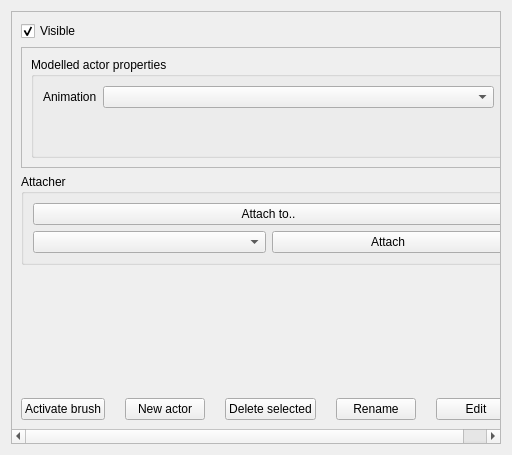
<?xml version="1.0" encoding="UTF-8"?>
<ui version="4.0">
 <class>ActorEditTool</class>
 <widget class="QDialog" name="ActorEditTool">
  <property name="geometry">
   <rect>
    <x>0</x>
    <y>0</y>
    <width>512</width>
    <height>455</height>
   </rect>
  </property>
  <property name="windowTitle">
   <string>Dialog</string>
  </property>
  <layout class="QVBoxLayout" name="verticalLayout">
   <item>
    <widget class="QScrollArea" name="scrollArea">
     <property name="widgetResizable">
      <bool>true</bool>
     </property>
     <widget class="QWidget" name="scrollAreaWidgetContents">
      <property name="geometry">
       <rect>
        <x>0</x>
        <y>0</y>
        <width>492</width>
        <height>435</height>
       </rect>
      </property>
      <layout class="QGridLayout" name="gridLayout_5">
       <item row="0" column="0">
        <widget class="QCheckBox" name="checkBox">
         <property name="text">
          <string>Visible</string>
         </property>
         <property name="checked">
          <bool>true</bool>
         </property>
        </widget>
       </item>
       <item row="1" column="0">
        <widget class="QStackedWidget" name="stackedWidget">
         <property name="sizePolicy">
          <sizepolicy hsizetype="Preferred" vsizetype="Preferred">
           <horstretch>1</horstretch>
           <verstretch>1</verstretch>
          </sizepolicy>
         </property>
         <property name="frameShape">
          <enum>QFrame::StyledPanel</enum>
         </property>
         <property name="currentIndex">
          <number>0</number>
         </property>
         <widget class="QWidget" name="modelledActor">
          <layout class="QGridLayout" name="gridLayout_2">
           <item row="0" column="0">
            <widget class="QGroupBox" name="groupBox">
             <property name="title">
              <string>Modelled actor properties</string>
             </property>
             <layout class="QFormLayout" name="formLayout">
              <property name="fieldGrowthPolicy">
               <enum>QFormLayout::AllNonFixedFieldsGrow</enum>
              </property>
              <item row="0" column="0">
               <widget class="QLabel" name="label_2">
                <property name="text">
                 <string>Animation</string>
                </property>
               </widget>
              </item>
              <item row="0" column="1">
               <widget class="QComboBox" name="comboBoxAnimation"/>
              </item>
             </layout>
            </widget>
           </item>
          </layout>
         </widget>
         <widget class="QWidget" name="page_2">
          <layout class="QGridLayout" name="gridLayout_3">
           <item row="0" column="0">
            <widget class="QGroupBox" name="groupBox_2">
             <property name="sizePolicy">
              <sizepolicy hsizetype="Preferred" vsizetype="Preferred">
               <horstretch>0</horstretch>
               <verstretch>1</verstretch>
              </sizepolicy>
             </property>
             <property name="title">
              <string>Particle effect properties</string>
             </property>
             <property name="flat">
              <bool>false</bool>
             </property>
             <property name="checkable">
              <bool>false</bool>
             </property>
             <layout class="QFormLayout" name="formLayout_2">
              <item row="0" column="0">
               <widget class="QPushButton" name="pushButton_4">
                <property name="text">
                 <string>Edit particle effect</string>
                </property>
               </widget>
              </item>
             </layout>
            </widget>
           </item>
          </layout>
         </widget>
         <widget class="QWidget" name="point_light">
          <layout class="QFormLayout" name="formLayout_3">
           <item row="0" column="0">
            <widget class="QLabel" name="label">
             <property name="text">
              <string>Color</string>
             </property>
            </widget>
           </item>
           <item row="0" column="1">
            <widget class="ColorEditWidget" name="lightColor" native="true"/>
           </item>
           <item row="1" column="0">
            <widget class="QLabel" name="label_3">
             <property name="text">
              <string>Ambient intensity</string>
             </property>
            </widget>
           </item>
           <item row="2" column="0">
            <widget class="QLabel" name="label_4">
             <property name="text">
              <string>Diffuse intensity</string>
             </property>
            </widget>
           </item>
           <item row="3" column="0">
            <widget class="QLabel" name="label_5">
             <property name="text">
              <string>Attenuation(C, L, Q)</string>
             </property>
            </widget>
           </item>
           <item row="3" column="1">
            <widget class="VecEditWidget" name="lightAttenuation" native="true"/>
           </item>
           <item row="2" column="1">
            <widget class="SlidedSpinboxWidget" name="lightDiffuseIntensity" native="true"/>
           </item>
           <item row="1" column="1">
            <widget class="SlidedSpinboxWidget" name="lightAmbientIntensity" native="true"/>
           </item>
          </layout>
         </widget>
         <widget class="QWidget" name="page">
          <layout class="QGridLayout" name="gridLayout">
           <item row="0" column="0">
            <widget class="QLabel" name="label_6">
             <property name="text">
              <string>Volume:</string>
             </property>
            </widget>
           </item>
           <item row="1" column="0">
            <widget class="QLabel" name="label_7">
             <property name="text">
              <string>Minimum distance:</string>
             </property>
            </widget>
           </item>
           <item row="2" column="0">
            <widget class="QLabel" name="label_8">
             <property name="text">
              <string>Attenuation:</string>
             </property>
            </widget>
           </item>
           <item row="3" column="0">
            <widget class="QLabel" name="label_9">
             <property name="text">
              <string>Pitch:</string>
             </property>
            </widget>
           </item>
           <item row="0" column="1">
            <widget class="SlidedSpinboxWidget" name="volume" native="true"/>
           </item>
           <item row="1" column="1">
            <widget class="SlidedSpinboxWidget" name="minDistance" native="true"/>
           </item>
           <item row="2" column="1">
            <widget class="SlidedSpinboxWidget" name="attenuation" native="true"/>
           </item>
           <item row="3" column="1">
            <widget class="SlidedSpinboxWidget" name="pitch" native="true"/>
           </item>
          </layout>
         </widget>
        </widget>
       </item>
       <item row="2" column="0">
        <widget class="QGroupBox" name="groupBox_3">
         <property name="title">
          <string>Attacher</string>
         </property>
         <layout class="QGridLayout" name="gridLayout_4">
          <item row="1" column="1">
           <widget class="QPushButton" name="pushButton_7">
            <property name="text">
             <string>Attach</string>
            </property>
           </widget>
          </item>
          <item row="1" column="0">
           <widget class="QComboBox" name="attachBone"/>
          </item>
          <item row="0" column="0" colspan="2">
           <widget class="QPushButton" name="pushButton_2">
            <property name="text">
             <string>Attach to..</string>
            </property>
           </widget>
          </item>
         </layout>
        </widget>
       </item>
       <item row="3" column="0">
        <widget class="TransformEdit" name="transform" native="true">
         <property name="sizePolicy">
          <sizepolicy hsizetype="Preferred" vsizetype="Preferred">
           <horstretch>1</horstretch>
           <verstretch>1</verstretch>
          </sizepolicy>
         </property>
        </widget>
       </item>
       <item row="4" column="0">
        <layout class="QHBoxLayout" name="horizontalLayout">
         <property name="spacing">
          <number>20</number>
         </property>
         <item>
          <widget class="QPushButton" name="buttonBrushToggle">
           <property name="text">
            <string>Activate brush</string>
           </property>
          </widget>
         </item>
         <item>
          <widget class="QPushButton" name="pushButton">
           <property name="text">
            <string>New actor</string>
           </property>
          </widget>
         </item>
         <item>
          <widget class="QPushButton" name="pushButton_3">
           <property name="text">
            <string>Delete selected</string>
           </property>
          </widget>
         </item>
         <item>
          <widget class="QPushButton" name="pushButton_5">
           <property name="text">
            <string>Rename</string>
           </property>
          </widget>
         </item>
         <item>
          <widget class="QPushButton" name="pushButton_6">
           <property name="text">
            <string>Edit</string>
           </property>
          </widget>
         </item>
        </layout>
       </item>
      </layout>
     </widget>
    </widget>
   </item>
  </layout>
 </widget>
 <customwidgets>
  <customwidget>
   <class>TransformEdit</class>
   <extends>QWidget</extends>
   <header>transformedit.h</header>
   <container>1</container>
   <slots>
    <signal>rotationChanged()</signal>
    <signal>scaleChanged()</signal>
    <signal>translationChanged()</signal>
   </slots>
  </customwidget>
  <customwidget>
   <class>ColorEditWidget</class>
   <extends>QWidget</extends>
   <header>coloreditwidget.h</header>
   <container>1</container>
   <slots>
    <signal>valueChanged()</signal>
   </slots>
  </customwidget>
  <customwidget>
   <class>VecEditWidget</class>
   <extends>QWidget</extends>
   <header>veceditwidget.h</header>
   <container>1</container>
   <slots>
    <signal>valueChanged()</signal>
   </slots>
  </customwidget>
  <customwidget>
   <class>SlidedSpinboxWidget</class>
   <extends>QWidget</extends>
   <header>slidedspinboxwidget.h</header>
   <container>1</container>
   <slots>
    <signal>valueChanged()</signal>
   </slots>
  </customwidget>
 </customwidgets>
 <resources/>
 <connections>
  <connection>
   <sender>pushButton</sender>
   <signal>clicked()</signal>
   <receiver>ActorEditTool</receiver>
   <slot>onNewActor()</slot>
   <hints>
    <hint type="sourcelabel">
     <x>182</x>
     <y>445</y>
    </hint>
    <hint type="destinationlabel">
     <x>490</x>
     <y>238</y>
    </hint>
   </hints>
  </connection>
  <connection>
   <sender>comboBoxAnimation</sender>
   <signal>currentIndexChanged(QString)</signal>
   <receiver>ActorEditTool</receiver>
   <slot>onAnimationSelected(QString)</slot>
   <hints>
    <hint type="sourcelabel">
     <x>190</x>
     <y>84</y>
    </hint>
    <hint type="destinationlabel">
     <x>89</x>
     <y>238</y>
    </hint>
   </hints>
  </connection>
  <connection>
   <sender>buttonBrushToggle</sender>
   <signal>clicked()</signal>
   <receiver>ActorEditTool</receiver>
   <slot>onToggleBrush()</slot>
   <hints>
    <hint type="sourcelabel">
     <x>67</x>
     <y>445</y>
    </hint>
    <hint type="destinationlabel">
     <x>190</x>
     <y>238</y>
    </hint>
   </hints>
  </connection>
  <connection>
   <sender>transform</sender>
   <signal>rotationChanged()</signal>
   <receiver>ActorEditTool</receiver>
   <slot>onRotationChanged()</slot>
   <hints>
    <hint type="sourcelabel">
     <x>210</x>
     <y>306</y>
    </hint>
    <hint type="destinationlabel">
     <x>141</x>
     <y>3</y>
    </hint>
   </hints>
  </connection>
  <connection>
   <sender>transform</sender>
   <signal>scaleChanged()</signal>
   <receiver>ActorEditTool</receiver>
   <slot>onScaleChanged()</slot>
   <hints>
    <hint type="sourcelabel">
     <x>371</x>
     <y>321</y>
    </hint>
    <hint type="destinationlabel">
     <x>258</x>
     <y>0</y>
    </hint>
   </hints>
  </connection>
  <connection>
   <sender>transform</sender>
   <signal>translationChanged()</signal>
   <receiver>ActorEditTool</receiver>
   <slot>onTranslationChanged()</slot>
   <hints>
    <hint type="sourcelabel">
     <x>380</x>
     <y>305</y>
    </hint>
    <hint type="destinationlabel">
     <x>496</x>
     <y>0</y>
    </hint>
   </hints>
  </connection>
  <connection>
   <sender>pushButton_3</sender>
   <signal>clicked()</signal>
   <receiver>ActorEditTool</receiver>
   <slot>onDeleteActor()</slot>
   <hints>
    <hint type="sourcelabel">
     <x>284</x>
     <y>445</y>
    </hint>
    <hint type="destinationlabel">
     <x>357</x>
     <y>233</y>
    </hint>
   </hints>
  </connection>
  <connection>
   <sender>pushButton_4</sender>
   <signal>clicked()</signal>
   <receiver>ActorEditTool</receiver>
   <slot>onEditParticleEffect()</slot>
   <hints>
    <hint type="sourcelabel">
     <x>27</x>
     <y>58</y>
    </hint>
    <hint type="destinationlabel">
     <x>14</x>
     <y>7</y>
    </hint>
   </hints>
  </connection>
  <connection>
   <sender>lightColor</sender>
   <signal>valueChanged()</signal>
   <receiver>ActorEditTool</receiver>
   <slot>onLightColorChanged()</slot>
   <hints>
    <hint type="sourcelabel">
     <x>101</x>
     <y>40</y>
    </hint>
    <hint type="destinationlabel">
     <x>325</x>
     <y>0</y>
    </hint>
   </hints>
  </connection>
  <connection>
   <sender>lightAmbientIntensity</sender>
   <signal>valueChanged()</signal>
   <receiver>ActorEditTool</receiver>
   <slot>onAmbientIntensityChanged()</slot>
   <hints>
    <hint type="sourcelabel">
     <x>101</x>
     <y>45</y>
    </hint>
    <hint type="destinationlabel">
     <x>4</x>
     <y>57</y>
    </hint>
   </hints>
  </connection>
  <connection>
   <sender>lightDiffuseIntensity</sender>
   <signal>valueChanged()</signal>
   <receiver>ActorEditTool</receiver>
   <slot>onDiffuseIntensityChanged()</slot>
   <hints>
    <hint type="sourcelabel">
     <x>101</x>
     <y>50</y>
    </hint>
    <hint type="destinationlabel">
     <x>3</x>
     <y>32</y>
    </hint>
   </hints>
  </connection>
  <connection>
   <sender>lightAttenuation</sender>
   <signal>valueChanged()</signal>
   <receiver>ActorEditTool</receiver>
   <slot>onAttenuationChanged()</slot>
   <hints>
    <hint type="sourcelabel">
     <x>101</x>
     <y>55</y>
    </hint>
    <hint type="destinationlabel">
     <x>1</x>
     <y>173</y>
    </hint>
   </hints>
  </connection>
  <connection>
   <sender>pushButton_5</sender>
   <signal>clicked()</signal>
   <receiver>ActorEditTool</receiver>
   <slot>onActorRename()</slot>
   <hints>
    <hint type="sourcelabel">
     <x>379</x>
     <y>445</y>
    </hint>
    <hint type="destinationlabel">
     <x>379</x>
     <y>452</y>
    </hint>
   </hints>
  </connection>
  <connection>
   <sender>volume</sender>
   <signal>valueChanged()</signal>
   <receiver>ActorEditTool</receiver>
   <slot>onVolumeChanged()</slot>
   <hints>
    <hint type="sourcelabel">
     <x>99</x>
     <y>40</y>
    </hint>
    <hint type="destinationlabel">
     <x>341</x>
     <y>3</y>
    </hint>
   </hints>
  </connection>
  <connection>
   <sender>minDistance</sender>
   <signal>valueChanged()</signal>
   <receiver>ActorEditTool</receiver>
   <slot>onMinDistanceChanged()</slot>
   <hints>
    <hint type="sourcelabel">
     <x>99</x>
     <y>45</y>
    </hint>
    <hint type="destinationlabel">
     <x>483</x>
     <y>78</y>
    </hint>
   </hints>
  </connection>
  <connection>
   <sender>attenuation</sender>
   <signal>valueChanged()</signal>
   <receiver>ActorEditTool</receiver>
   <slot>onSoundAttenuationChanged()</slot>
   <hints>
    <hint type="sourcelabel">
     <x>99</x>
     <y>50</y>
    </hint>
    <hint type="destinationlabel">
     <x>486</x>
     <y>136</y>
    </hint>
   </hints>
  </connection>
  <connection>
   <sender>pitch</sender>
   <signal>valueChanged()</signal>
   <receiver>ActorEditTool</receiver>
   <slot>onPitchChanged()</slot>
   <hints>
    <hint type="sourcelabel">
     <x>99</x>
     <y>55</y>
    </hint>
    <hint type="destinationlabel">
     <x>483</x>
     <y>183</y>
    </hint>
   </hints>
  </connection>
  <connection>
   <sender>pushButton_6</sender>
   <signal>clicked()</signal>
   <receiver>ActorEditTool</receiver>
   <slot>onEditActor()</slot>
   <hints>
    <hint type="sourcelabel">
     <x>486</x>
     <y>467</y>
    </hint>
    <hint type="destinationlabel">
     <x>486</x>
     <y>421</y>
    </hint>
   </hints>
  </connection>
  <connection>
   <sender>pushButton_2</sender>
   <signal>clicked()</signal>
   <receiver>ActorEditTool</receiver>
   <slot>onPickAttachActor()</slot>
   <hints>
    <hint type="sourcelabel">
     <x>334</x>
     <y>238</y>
    </hint>
    <hint type="destinationlabel">
     <x>346</x>
     <y>178</y>
    </hint>
   </hints>
  </connection>
  <connection>
   <sender>pushButton_7</sender>
   <signal>clicked()</signal>
   <receiver>ActorEditTool</receiver>
   <slot>onAttach()</slot>
   <hints>
    <hint type="sourcelabel">
     <x>322</x>
     <y>250</y>
    </hint>
    <hint type="destinationlabel">
     <x>495</x>
     <y>192</y>
    </hint>
   </hints>
  </connection>
  <connection>
   <sender>attachBone</sender>
   <signal>currentIndexChanged(QString)</signal>
   <receiver>ActorEditTool</receiver>
   <slot>onAttachBoneChanged(QString)</slot>
   <hints>
    <hint type="sourcelabel">
     <x>128</x>
     <y>265</y>
    </hint>
    <hint type="destinationlabel">
     <x>177</x>
     <y>179</y>
    </hint>
   </hints>
  </connection>
  <connection>
   <sender>checkBox</sender>
   <signal>clicked(bool)</signal>
   <receiver>ActorEditTool</receiver>
   <slot>onActorVisibilityChange(bool)</slot>
   <hints>
    <hint type="sourcelabel">
     <x>50</x>
     <y>13</y>
    </hint>
    <hint type="destinationlabel">
     <x>12</x>
     <y>1</y>
    </hint>
   </hints>
  </connection>
 </connections>
 <slots>
  <slot>onNewActor()</slot>
  <slot>onAnimationSelected(QString)</slot>
  <slot>onToggleBrush()</slot>
  <slot>onAddDoodad()</slot>
  <slot>onSave()</slot>
  <slot>onSelectActor()</slot>
  <slot>onScaleChanged()</slot>
  <slot>onTranslationChanged()</slot>
  <slot>onRotationChanged()</slot>
  <slot>onDeleteActor()</slot>
  <slot>onBBoxGeometryChanged()</slot>
  <slot>onEditParticleEffect()</slot>
  <slot>onLightColorChanged()</slot>
  <slot>onAmbientIntensityChanged()</slot>
  <slot>onDiffuseIntensityChanged()</slot>
  <slot>onAttenuationChanged()</slot>
  <slot>onActorRename()</slot>
  <slot>onVolumeChanged()</slot>
  <slot>onMinDistanceChanged()</slot>
  <slot>onSoundAttenuationChanged()</slot>
  <slot>onPitchChanged()</slot>
  <slot>onEditActor()</slot>
  <slot>onPickAttachActor()</slot>
  <slot>onAttach()</slot>
  <slot>onAttachBoneChanged(QString)</slot>
  <slot>onActorVisibilityChange(bool)</slot>
 </slots>
</ui>
